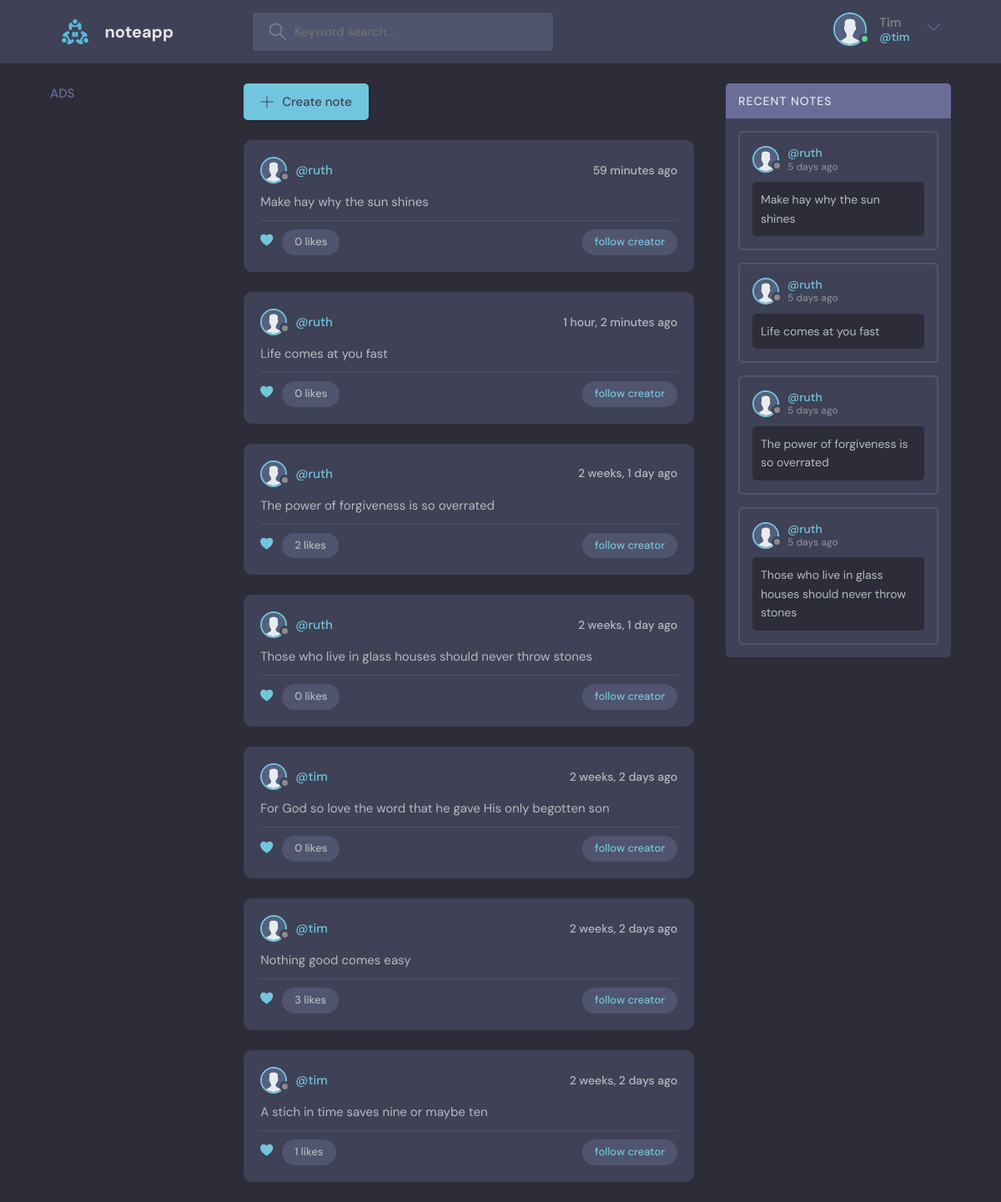
Screenshot of / (signed in) with the database file from the repository.
### app/models.py (models this page shows, shortened)
class Creator(AbstractUser):
    username = models.CharField(max_length=100)
    email = models.EmailField(unique=True)
    bio = models.TextField(blank=True, null=True)
    avatar = models.ImageField(default='avatar.svg')
    USERNAME_FIELD = 'email'
    REQUIRED_FIELDS = ['username']

class Note(models.Model):
    creator = models.ForeignKey(Creator, on_delete=models.CASCADE)
    text = models.TextField(blank=True, null=True)
    likes = models.ManyToManyField(Creator, default=None, related_name='likes', null=True, blank=True)
    created_date = models.DateTimeField(auto_now_add=True)
    updated_date = models.DateTimeField(auto_now_add=True)
    publish = models.BooleanField(default=False)
    @property
    def total_likes(self):
        return self.likes.count()
    class Meta:
        ordering = ['-created_date']

### app/views.py (the view)
# urls.py: path('', views.all_notes, name='notes'),
def all_notes(request):
    notes = Note.objects.filter(publish=True)
    recent_notes = notes.order_by('-updated_date')[0:4]
    context = {'notes': notes, 'recent_notes': recent_notes}
    return render(request, 'index.html', context)

### templates/index.html (shortened to what this page needs)
{% extends 'base.html' %}
{% block content %}
<div class="topics">
  <div class="topics__header">
    <h2>Ads</h2>
  </div>
</div>
<div class="roomList">
  <div class="roomList__header">
    <a class="btn btn--main" href="{% url 'create' %}">
      <svg version="1.1" xmlns="http://www.w3.org/2000/svg" width="32" height="32" viewBox="0 0 32 32">
        <title>add</title>
        <path
                d="M16.943 0.943h-1.885v14.115h-14.115v1.885h14.115v14.115h1.885v-14.115h14.115v-1.885h-14.115v-14.115z"
        ></path>
      </svg>
      Create note
    </a>
  </div>
  {% for note in notes %}
  <div class="roomListRoom">
    <div class="roomListRoom__header">
      <a href="{% url 'profile' note.creator.id %}" class="roomListRoom__author">
        <div class="avatar avatar--small">
          <img src="{{request.user.avatar.url}}" />
        </div>
        <span>@{{note.creator.username}}</span>
      </a>
      <div class="roomListRoom__actions">
        <span>{{note.created_date|timesince}} ago</span>
      </div>
    </div>
    <div class="roomListRoom__content">
      <p>{{note.text}}</p>
    </div>
    <div class="roomListRoom__meta">
      <form method="POST" action="{% url 'like' note.pk %}" class="roomListRoom__joined">
        {% if request.user.is_authenticated %}
        <button style="background:none; border:none;" type="submit" name="note_id" value="{{note.id}}">
          <svg version="1.1" xmlns="http://www.w3.org/2000/svg" width="60" height="60" viewBox="0 0 25 25">
            <title>user-account</title>
            <path d="M12 4.435c-1.989-5.399-12-4.597-12 3.568 0 4.068 3.06 9.481 12 14.997 8.94-5.516 12-10.929 12-14.997 0-8.118-10-8.999-12-3.568z"/>
          </svg>
        </button>
        {% endif %}
        <p class="roomListRoom__topic">{{note.total_likes}} likes</p>
      </form>
      <a href="#"><p class="roomListRoom__topic">follow creator</p></a>
    </div>
  </div>
  {% endfor %}
</div>
<div class="activities">
  <div class="activities__header">
    <h2>Recent Notes</h2>
  </div>
  {% for note in recent_notes %}
  <div class="activities__box">
    <div class="activities__boxHeader roomListRoom__header">
      <a href="{% url 'profile' note.creator.id %}" class="roomListRoom__author">
        <div class="avatar avatar--small">
          <img src="{{note.creator.avatar.url}}" />
        </div>
        <p>
          @{{note.creator.username}}
          <span>5 days ago</span>
        </p>
      </a>
    </div>
    <div class="activities__boxContent">
      <div class="activities__boxRoomContent">
        {{note.text}}
      </div>
    </div>
  </div>
  {% endfor %}
</div>
{% endblock %}

### templates/base.html (shortened to what this page needs)
<!DOCTYPE html>
{% load static %}
<html lang="en">
<head>
  <link rel="stylesheet" href="{% static 'style.css' %}" />
</head>
<body>
<header class="header header--loggedIn">
  <div class="container">
    <a href="/" class="header__logo">
      <img src="{% static 'assets/logo.svg' %}" />
      <h1>noteapp</h1>
    </a>
    <form class="header__search">
      <label>
        <input placeholder="Keyword search..." />
      </label>
    </form>
    <nav class="header__menu">
      <div class="header__user">
        {% if request.user.is_authenticated %}
        <a href="{% url 'profile' request.user.id %}">
          <div class="avatar avatar--medium active">
            <img src="{{request.user.avatar.url}}"/>
          </div>
          <p>{{request.user.username|title}} <span>@{{request.user.username}}</span></p>
        </a>
        {% else %}
          <div class="avatar avatar--medium active">
            <img src="{% static 'assets/avatar.svg' %}"/>
          </div>
        {% endif %}
        <button class="dropdown-button">
          <svg version="1.1" xmlns="http://www.w3.org/2000/svg" width="32" height="32" viewBox="0 0 32 32">
            <title>chevron-down</title>
            <path d="M16 21l-13-13h-3l16 16 16-16h-3l-13 13z"></path>
          </svg>
        </button>
      </div>
    </nav>
  </div>
</header>
<main class="layout layout--3">
  <div class="container">
    {% block content %}
    {% endblock %}
  </div>
</main>
</body>
</html>

### rows the page displays
Creator: user.avatar (placeholder picture), user.username "Tim", user.username "tim"
Note: user.avatar (placeholder picture), creator.username "ruth", created_date "59 minutes", text "Make hay why the sun shines", total_likes "0", creator.avatar (placeholder picture)
Note: user.avatar (placeholder picture), creator.username "ruth", created_date "1 hour, 2 minutes", text "Life comes at you fast", total_likes "0", creator.avatar (placeholder picture)
Note: user.avatar (placeholder picture), creator.username "ruth", created_date "2 weeks, 1 day", text "The power of forgiveness is so overrated", total_likes "2", creator.avatar (placeholder picture)
Note: user.avatar (placeholder picture), creator.username "ruth", created_date "2 weeks, 1 day", text "Those who live in glass houses should never throw stones", total_likes "0", creator.avatar (placeholder picture)
Note: user.avatar (placeholder picture), creator.username "tim", created_date "2 weeks, 2 days", text "For God so love the word that he gave His only begotten son", total_likes "0"
Note: user.avatar (placeholder picture), creator.username "tim", created_date "2 weeks, 2 days", text "Nothing good comes easy", total_likes "3"
Note: user.avatar (placeholder picture), creator.username "tim", created_date "2 weeks, 2 days", text "A stich in time saves nine or maybe ten", total_likes "1"
